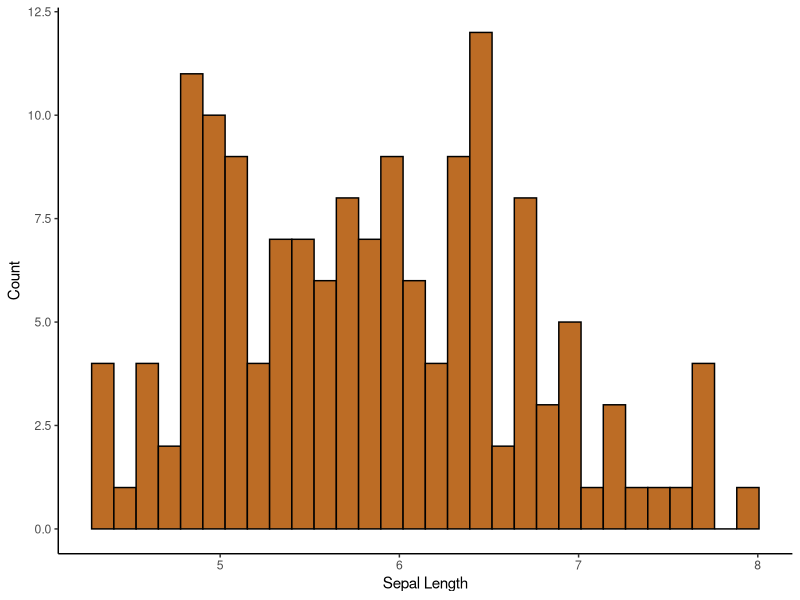
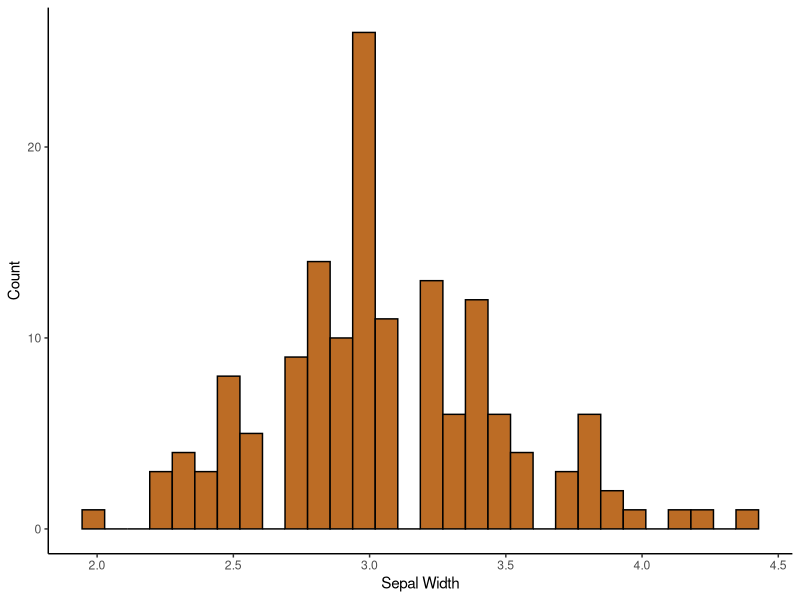
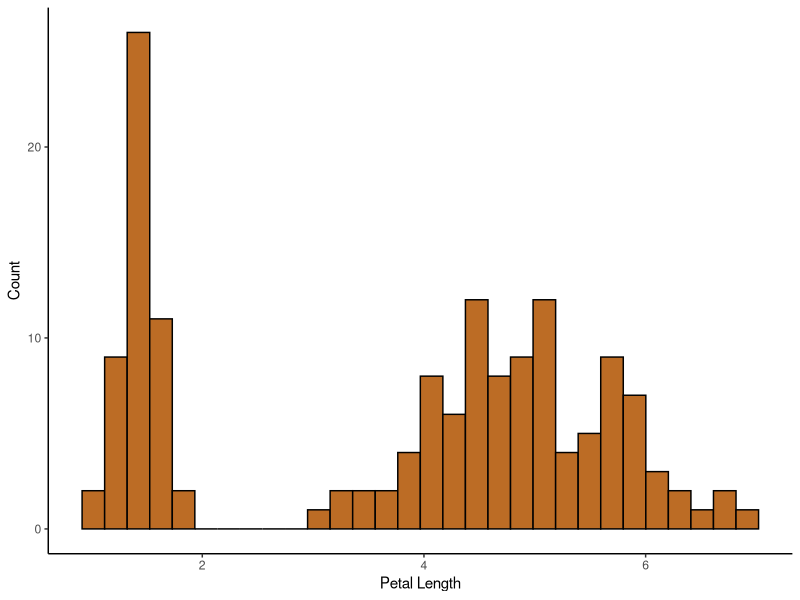
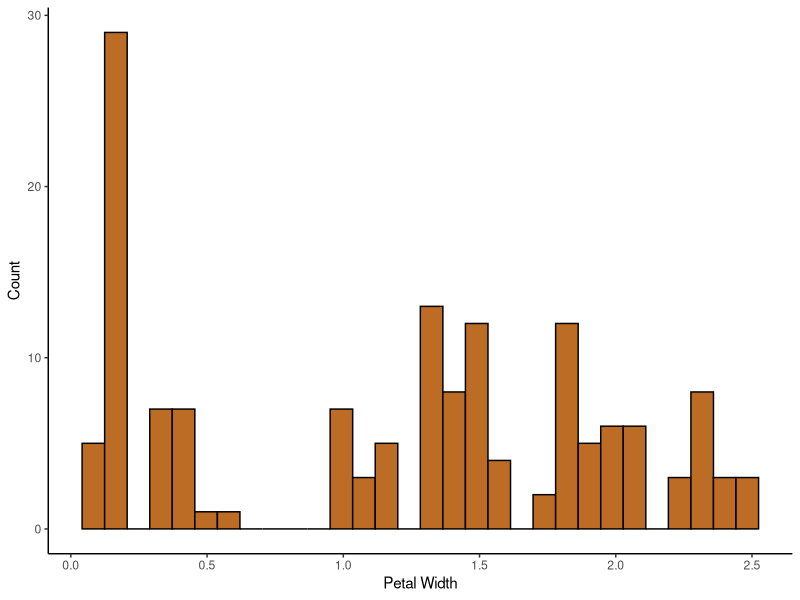

These figures' R source, in order:
# Scott Schumacker
# Analyzing Distributions Iris Dataset

# Loading packages
library(ggplot2)
library(dplyr)

# Viewing the distribution for Sepal Length across all categories
ggplot(iris, aes(x = Sepal.Length)) +
  geom_histogram(fill = "#BC6C25", color = "black") +
  theme_classic() +
  xlab("Sepal Length") +
  ylab('Count')
# Appears normally distributed

# Viewing the distribution for Sepal Width across all categories
ggplot(iris, aes(x = Sepal.Width)) +
  geom_histogram(fill = "#BC6C25", color = "black") +
  theme_classic() +
  xlab("Sepal Width") +
  ylab("Count")
# Appears normally distributed

# Viewing the distribution for Sepal Length across all categories
ggplot(iris, aes(x = Petal.Length)) +
  geom_histogram(fill = "#BC6C25", color = "black") +
  theme_classic() +
  xlab("Petal Length") +
  ylab('Count')
# Appears skewed 

# Viewing the distribution for Sepal Width across all categories
ggplot(iris, aes(x = Petal.Width)) +
  geom_histogram(fill = "#BC6C25", color = "black") +
  theme_classic() +
  xlab("Petal Width") +
  ylab("Count")
# Appears skewed